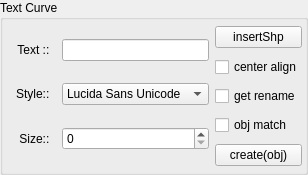
               <widget class="QGroupBox" name="textCurve_Gb">
                <property name="minimumSize">
                 <size>
                  <width>0</width>
                  <height>175</height>
                 </size>
                </property>
                <property name="maximumSize">
                 <size>
                  <width>16777215</width>
                  <height>175</height>
                 </size>
                </property>
                <property name="title">
                 <string>Text Curve</string>
                </property>
                <layout class="QHBoxLayout" name="horizontalLayout_5">
                 <property name="leftMargin">
                  <number>3</number>
                 </property>
                 <property name="topMargin">
                  <number>3</number>
                 </property>
                 <property name="rightMargin">
                  <number>3</number>
                 </property>
                 <property name="bottomMargin">
                  <number>3</number>
                 </property>
                 <item>
                  <layout class="QVBoxLayout" name="textOption_V">
                   <item>
                    <layout class="QHBoxLayout" name="setText_H">
                     <item>
                      <widget class="QLabel" name="label_15">
                       <property name="minimumSize">
                        <size>
                         <width>50</width>
                         <height>0</height>
                        </size>
                       </property>
                       <property name="maximumSize">
                        <size>
                         <width>50</width>
                         <height>16777215</height>
                        </size>
                       </property>
                       <property name="text">
                        <string>Text ::  </string>
                       </property>
                       <property name="alignment">
                        <set>Qt::AlignmentFlag::AlignRight|Qt::AlignmentFlag::AlignTrailing|Qt::AlignmentFlag::AlignVCenter</set>
                       </property>
                      </widget>
                     </item>
                     <item>
                      <widget class="QLineEdit" name="setText_Le"/>
                     </item>
                    </layout>
                   </item>
                   <item>
                    <layout class="QHBoxLayout" name="textStyle_H">
                     <item>
                      <widget class="QLabel" name="label_16">
                       <property name="minimumSize">
                        <size>
                         <width>50</width>
                         <height>0</height>
                        </size>
                       </property>
                       <property name="maximumSize">
                        <size>
                         <width>50</width>
                         <height>16777215</height>
                        </size>
                       </property>
                       <property name="text">
                        <string>Style::  </string>
                       </property>
                       <property name="alignment">
                        <set>Qt::AlignmentFlag::AlignRight|Qt::AlignmentFlag::AlignTrailing|Qt::AlignmentFlag::AlignVCenter</set>
                       </property>
                      </widget>
                     </item>
                     <item>
                      <widget class="QComboBox" name="textStyle_Cbb">
                       <item>
                        <property name="text">
                         <string>Lucida Sans Unicode</string>
                        </property>
                       </item>
                       <item>
                        <property name="text">
                         <string>Microsoft YaHei</string>
                        </property>
                       </item>
                       <item>
                        <property name="text">
                         <string>HY견고딕</string>
                        </property>
                       </item>
                      </widget>
                     </item>
                    </layout>
                   </item>
                   <item>
                    <layout class="QHBoxLayout" name="textSize_H">
                     <item>
                      <widget class="QLabel" name="label_17">
                       <property name="minimumSize">
                        <size>
                         <width>50</width>
                         <height>0</height>
                        </size>
                       </property>
                       <property name="maximumSize">
                        <size>
                         <width>50</width>
                         <height>16777215</height>
                        </size>
                       </property>
                       <property name="text">
                        <string>Size::  </string>
                       </property>
                       <property name="alignment">
                        <set>Qt::AlignmentFlag::AlignRight|Qt::AlignmentFlag::AlignTrailing|Qt::AlignmentFlag::AlignVCenter</set>
                       </property>
                      </widget>
                     </item>
                     <item>
                      <widget class="QSpinBox" name="textSize_Sb"/>
                     </item>
                    </layout>
                   </item>
                  </layout>
                 </item>
                 <item>
                  <layout class="QVBoxLayout" name="createText_V">
                   <item>
                    <widget class="QPushButton" name="insertText_Btn">
                     <property name="text">
                      <string>insertShp</string>
                     </property>
                    </widget>
                   </item>
                   <item>
                    <widget class="QCheckBox" name="matchText_Chb_2">
                     <property name="text">
                      <string>center align</string>
                     </property>
                    </widget>
                   </item>
                   <item>
                    <widget class="QCheckBox" name="getRenameText_Chb">
                     <property name="text">
                      <string>get rename</string>
                     </property>
                    </widget>
                   </item>
                   <item>
                    <widget class="QCheckBox" name="matchText_Chb">
                     <property name="text">
                      <string>obj match</string>
                     </property>
                    </widget>
                   </item>
                   <item>
                    <widget class="QPushButton" name="createText_Btn">
                     <property name="text">
                      <string>create(obj)</string>
                     </property>
                    </widget>
                   </item>
                  </layout>
                 </item>
                </layout>
               </widget>
